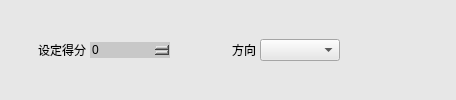
             <widget class="QWidget" name="widget_9" native="true">
              <property name="styleSheet">
               <string notr="true">background-color: rgb(231, 231, 231);</string>
              </property>
              <layout class="QHBoxLayout" name="horizontalLayout_4">
               <property name="spacing">
                <number>4</number>
               </property>
               <property name="leftMargin">
                <number>4</number>
               </property>
               <property name="topMargin">
                <number>4</number>
               </property>
               <property name="rightMargin">
                <number>4</number>
               </property>
               <property name="bottomMargin">
                <number>4</number>
               </property>
               <item>
                <widget class="QLabel" name="label_5">
                 <property name="minimumSize">
                  <size>
                   <width>82</width>
                   <height>32</height>
                  </size>
                 </property>
                 <property name="maximumSize">
                  <size>
                   <width>80</width>
                   <height>16777215</height>
                  </size>
                 </property>
                 <property name="styleSheet">
                  <string notr="true">font: 11pt &quot;微软雅黑&quot;;</string>
                 </property>
                 <property name="text">
                  <string>设定得分</string>
                 </property>
                 <property name="alignment">
                  <set>Qt::AlignRight|Qt::AlignTrailing|Qt::AlignVCenter</set>
                 </property>
                </widget>
               </item>
               <item>
                <widget class="KSpinBoxKb" name="spinBoxSetScore">
                 <property name="minimumSize">
                  <size>
                   <width>80</width>
                   <height>0</height>
                  </size>
                 </property>
                 <property name="maximumSize">
                  <size>
                   <width>70</width>
                   <height>16777215</height>
                  </size>
                 </property>
                 <property name="styleSheet">
                  <string notr="true">
QSpinBox
{
	
	font: 11pt &quot;微软雅黑&quot;;
	border-width:1;border-style:none;
	border-color:rgb(255, 255, 255);
	background-color: rgb(200, 200, 200);
	color::rgb(255,255, 0);

}
QSpinBox::down-button
{   
	
	background-color: rgb(200, 200, 200);
	subcontrol-origin:border;
    subcontrol-position:left;
    image: url(:/左normal.png);
    width: 20px;
    height: 30px; ;
}
QSpinBox::up-button
{
board:none;
	background-color: rgb(200, 200, 200);
	subcontrol-origin:border;
    subcontrol-position:right;
    image: url(:/右normal.png);
    width: 20px;
    height: 30px;       
}

QSpinBox::up-button:pressed
{
board:none;
background-color: rgb(103, 103, 103);
	subcontrol-origin:border;
    subcontrol-position:right;
    image: url(:/右press.png);
    width: 20px;
    height: 30px;      
}
QSpinBox::down-button:pressed
{
board:none;
background-color: rgb(103, 103, 103);
	subcontrol-origin:border;
    subcontrol-position:left;
    image: url(:/左press.png);
    width: 20px;
    height: 30px; 
}
</string>
                 </property>
                 <property name="maximum">
                  <number>100</number>
                 </property>
                </widget>
               </item>
               <item>
                <widget class="QLabel" name="label_10">
                 <property name="minimumSize">
                  <size>
                   <width>82</width>
                   <height>32</height>
                  </size>
                 </property>
                 <property name="maximumSize">
                  <size>
                   <width>80</width>
                   <height>16777215</height>
                  </size>
                 </property>
                 <property name="styleSheet">
                  <string notr="true">font: 11pt &quot;微软雅黑&quot;;</string>
                 </property>
                 <property name="text">
                  <string>方向</string>
                 </property>
                 <property name="alignment">
                  <set>Qt::AlignRight|Qt::AlignTrailing|Qt::AlignVCenter</set>
                 </property>
                </widget>
               </item>
               <item>
                <widget class="QComboBox" name="comboBoxLineDir">
                 <property name="minimumSize">
                  <size>
                   <width>80</width>
                   <height>0</height>
                  </size>
                 </property>
                 <property name="maximumSize">
                  <size>
                   <width>80</width>
                   <height>16777215</height>
                  </size>
                 </property>
                 <property name="styleSheet">
                  <string notr="true">font: 11pt &quot;微软雅黑&quot;;</string>
                 </property>
                </widget>
               </item>
               <item>
                <spacer name="horizontalSpacer_2">
                 <property name="orientation">
                  <enum>Qt::Horizontal</enum>
                 </property>
                 <property name="sizeHint" stdset="0">
                  <size>
                   <width>112</width>
                   <height>20</height>
                  </size>
                 </property>
                </spacer>
               </item>
              </layout>
             </widget>
